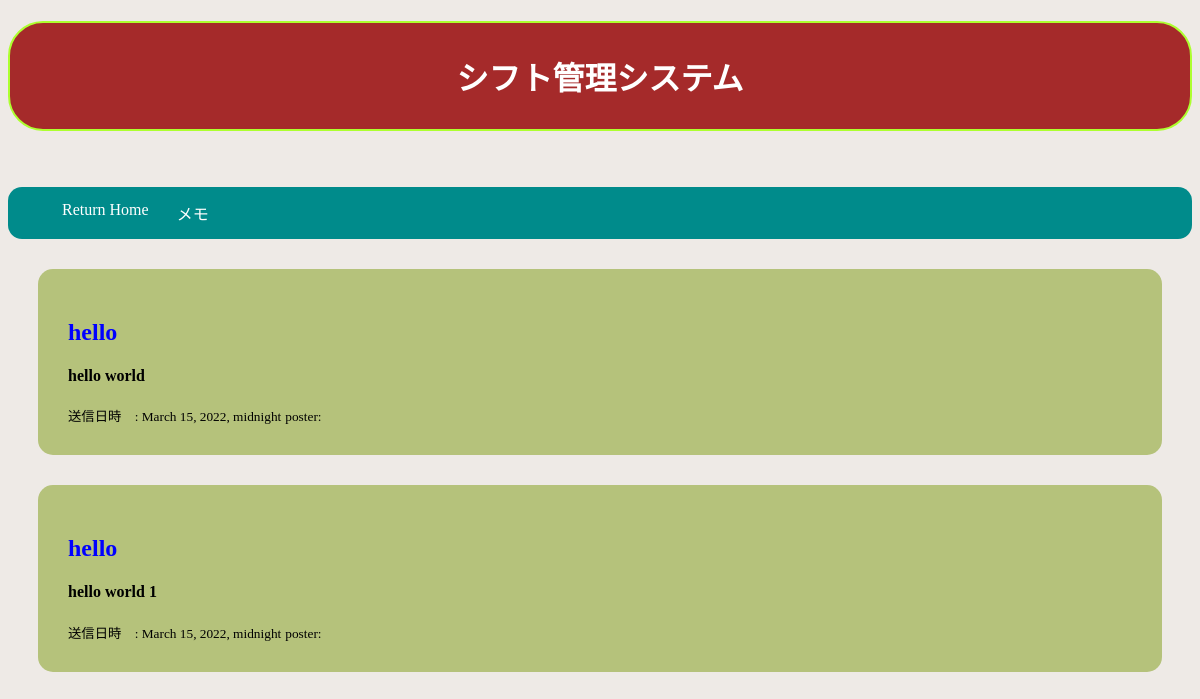
The page /memo/ on the database as committed earlier.
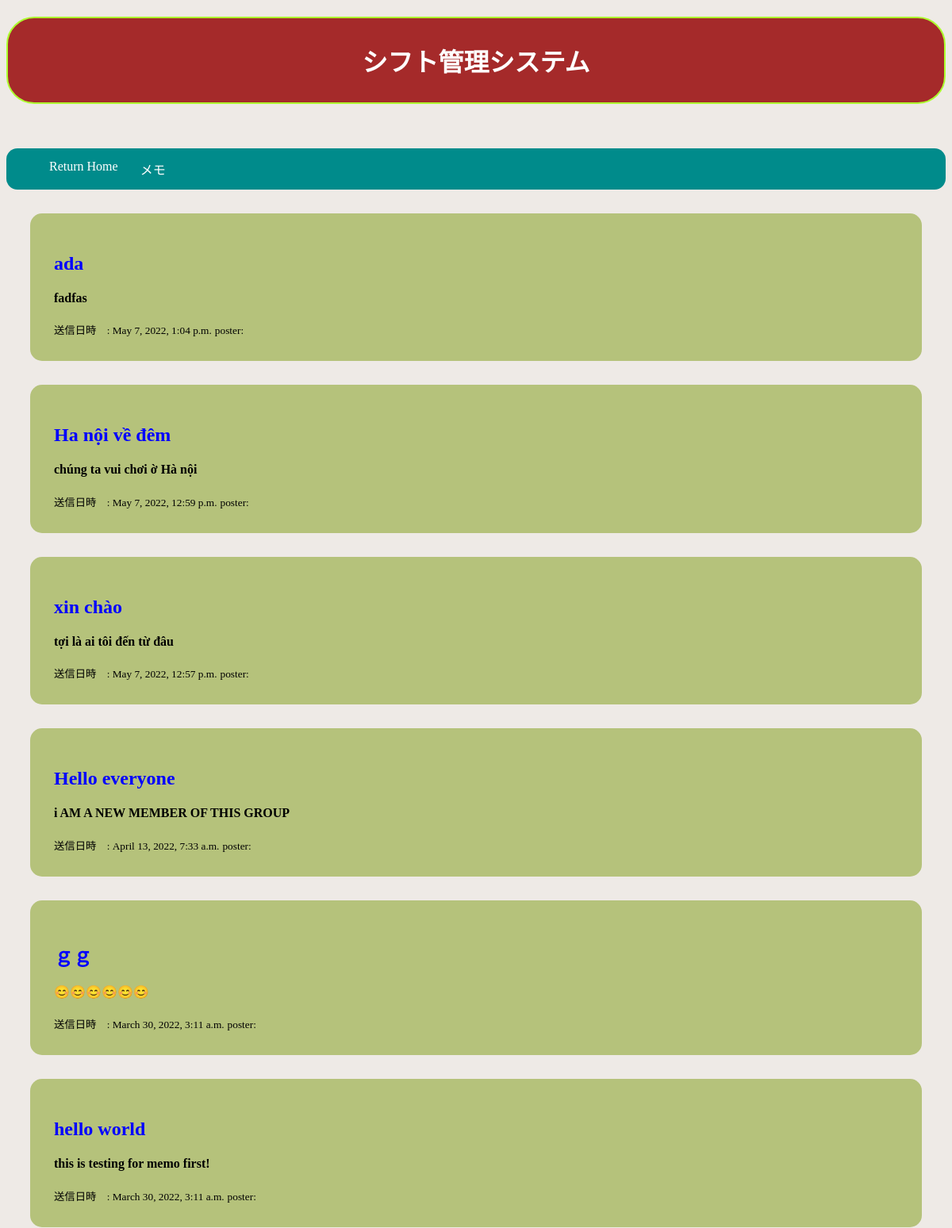
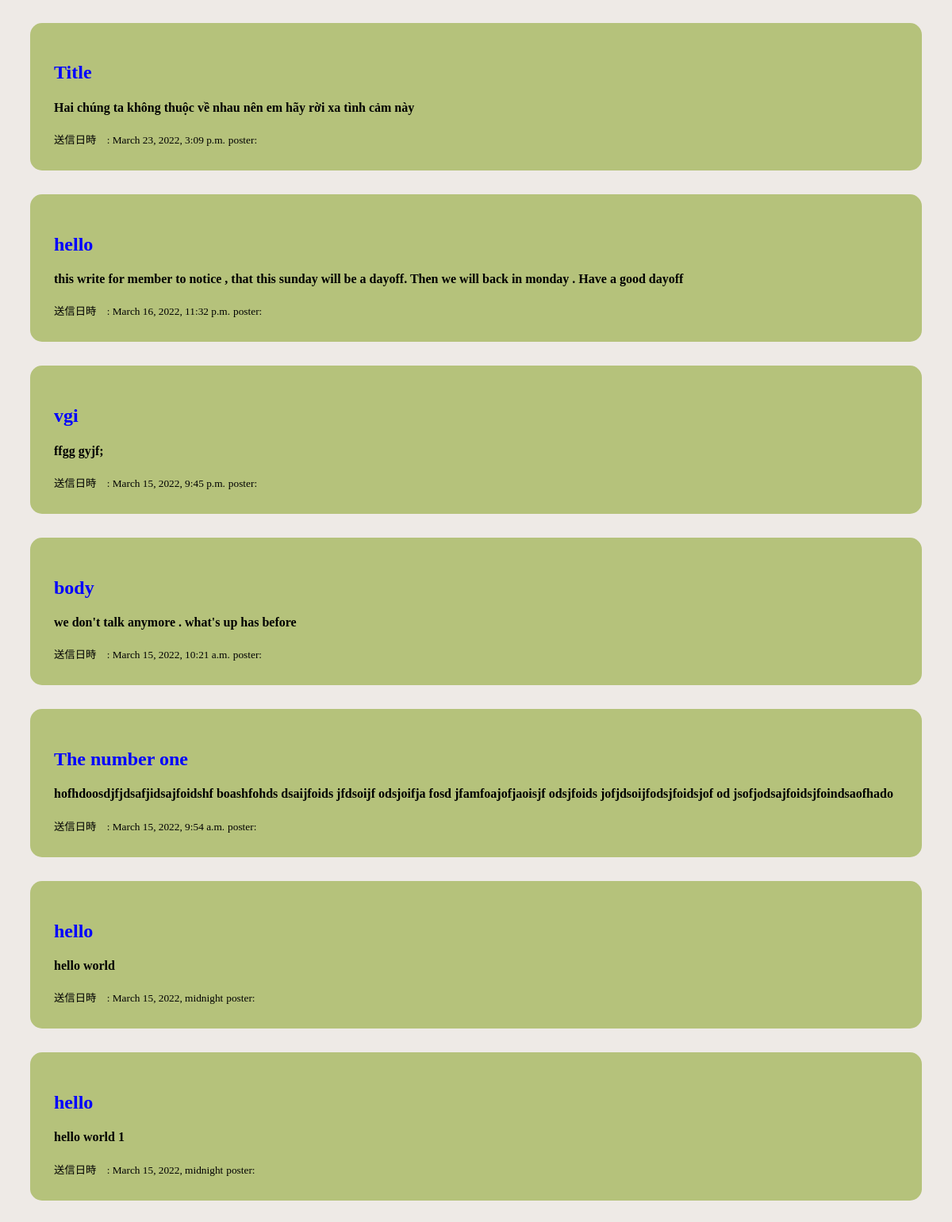
The same page on the database as committed later (2 pictures, top to bottom).
### memo/models.py (models this page shows)
class Chat(models.Model):
    title = models.CharField(max_length=50)
    body = models.TextField(max_length = 255)
    postime = models.DateTimeField(auto_now_add=True)
    class Meta:
        ordering =  ["-postime"]

### memo/views.py (the view)
# urls.py: path('memo/',views.memo, name='memo'),
def memo(request):
    chats = Chat.objects.all().order_by('-postime')
    return render(request, 'memo.html', {'chats':chats})

### memo/templates/memo.html
{% extends "main.html"%}
{% block body %}
{% for chat in chats  %}
<div class="flexbox-container">
<div class="chat">
<h2>{{chat.title}}</h2>
<h4>{{chat.body}}</h4>
<small>送信日時　: {{chat.postime}}</small>
<small>poster: {{username}}</small>
</div>
</div>
{% endfor %}
{% endblock %}

### memo/templates/main.html (shortened to what this page needs)
<!DOCTYPE html>
<html lang="en">
<head>
    <h1 class='header'>シフト管理システム</h1>
    <br>
</head>
<body>
    <ul>
            <div class ="taskmemo">
                <li><a href="{% url 'home'%}">Return Home</a></li>
                <li><a href="{% url 'new'%}">メモ</a></li>
            </div>
    </ul>
   <div class = "">
       {% block body%}
       {% endblock %}
   </div>
</body>
</html>

### memo/templates/main.html (style rules this page uses)
.taskmemo { border-radius: 14px; }
ul { list-style-type: none; overflow: hidden; background-color: darkcyan; top: 0; position: sticky; position: -webkit-sticky; border-radius: 14px; }
li { float: left; }
li a { display: block; color: white; text-align: center; padding: 14px 14px; text-decoration: none; }
.header { text-align: center; padding:30px 20px; background-color: brown; border: 2px solid greenyellow; color: white; position: sticky; position: -webkit-sticky; border-radius: 35px; }
a { text-align: center; color:rgb(204, 10, 10); }
body { background-color:rgb(238, 234, 230); }
.flexbox-container { border-radius: 15px; border: 7px solid block; background-color: rgb(181, 194, 123); margin: 30px; margin: left 700px; padding: 30px; flex-wrap: wrap; left: 0; transition: 2s; }
h2 { color: blue; }

Rows that differ between the two databases and show on the page:
added Chat: title "ada", body "fadfas", postime "May 7, 2022, 1:04 p.m."
added Chat: title "Ha nội về đêm", body "chúng ta vui chơi ờ Hà nội", postime "May 7, 2022, 12:59 p.m."
added Chat: title "xin chào", body "tợi là ai tôi đến từ đâu", postime "May 7, 2022, 12:57 p.m."
added Chat: title "Hello everyone", body "i AM A NEW MEMBER OF THIS GROUP", postime "April 13, 2022, 7:33 a.m."
added Chat: title "ｇｇ", body "😊😊😊😊😊😊", postime "March 30, 2022, 3:11 a.m."
added Chat: title "hello world", body "this is testing for memo first!", postime "March 30, 2022, 3:11 a.m."
added Chat: title "Title", body "Hai chúng ta không thuộc về nhau nên em hãy rời xa tình cảm này", postime "March 23, 2022, 3:09 p.m."
added Chat: title "hello", body "this write for member to notice , that this sunday will be a dayoff. Then we will back in monday . Have a good dayoff", postime "March 16, 2022, 11:32 p.m."
added Chat: title "vgi", body "ffgg gyjf;", postime "March 15, 2022, 9:45 p.m."
added Chat: title "body", body "we don't talk anymore . what's up has before", postime "March 15, 2022, 10:21 a.m."
added Chat: title "The number one", body "hofhdoosdjfjdsafjidsajfoidshf boashfohds dsaijfoids jfdsoijf odsjoifja fosd jfamfoajofjaoisjf odsjfoids jofjdsoijfodsjfoidsjof od jsofjodsajfoidsjfoindsaofhado", postime "March 15, 2022, 9:54 a.m."
